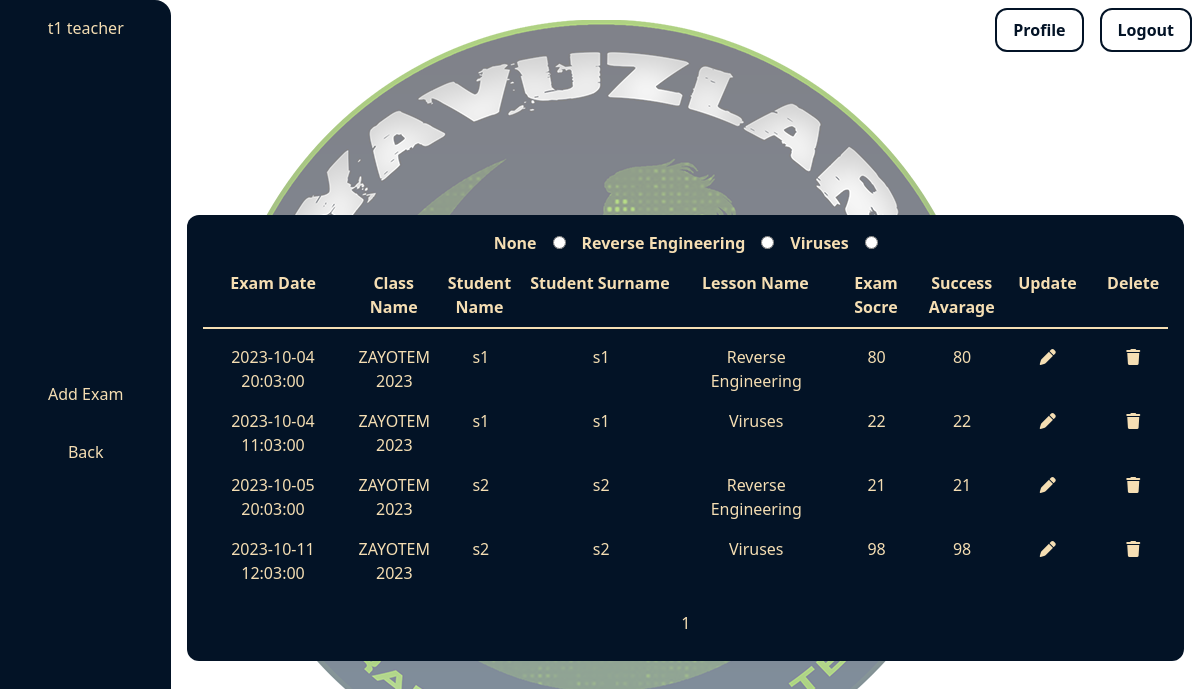
Page /app/global/manageExams.php (signed in) on the committed database.
### tables this page shows
CREATE TABLE `lessons` (
  `id` int NOT NULL AUTO_INCREMENT,
  `teacher_user_id` int DEFAULT NULL,
  `lesson_name` varchar(225) NOT NULL,
  PRIMARY KEY (`id`),
  KEY `users_id_idx` (`teacher_user_id`),
  CONSTRAINT `users_id` FOREIGN KEY (`teacher_user_id`) REFERENCES `users` (`id`) ON DELETE SET NULL ON UPDATE SET NULL
);

CREATE TABLE `exams` (
  `id` int NOT NULL AUTO_INCREMENT,
  `student_id` int DEFAULT NULL,
  `lesson_id` int DEFAULT NULL,
  `class_id` int DEFAULT NULL,
  `exam_score` tinyint NOT NULL,
  `exam_date` timestamp NOT NULL,
  PRIMARY KEY (`id`),
  KEY `exam_student_id_idx` (`student_id`),
  KEY `exam_lesson_id_idx` (`lesson_id`),
  KEY `exam_class_id_idx` (`class_id`),
  CONSTRAINT `exam_class_id` FOREIGN KEY (`class_id`) REFERENCES `classes` (`id`),
  CONSTRAINT `exam_lesson_id` FOREIGN KEY (`lesson_id`) REFERENCES `lessons` (`id`),
  CONSTRAINT `exam_student_id` FOREIGN KEY (`student_id`) REFERENCES `users` (`id`)
);

CREATE TABLE `classes` (
  `id` int NOT NULL AUTO_INCREMENT,
  `class_name` varchar(255) NOT NULL,
  `class_teacher_id` int DEFAULT NULL,
  PRIMARY KEY (`id`),
  KEY `class_teacher_id_idx` (`class_teacher_id`),
  CONSTRAINT `class_teacher_id` FOREIGN KEY (`class_teacher_id`) REFERENCES `users` (`id`) ON DELETE SET NULL ON UPDATE SET NULL
);

CREATE TABLE `users` (
  `id` int NOT NULL AUTO_INCREMENT,
  `name` varchar(225) DEFAULT NULL,
  `surname` varchar(225) DEFAULT NULL,
  `username` varchar(225) NOT NULL,
  `password` text NOT NULL,
  `role` varchar(10) NOT NULL,
  `created_at` timestamp NOT NULL,
  PRIMARY KEY (`id`)
);

### app/dto/dto.php (called while the page is built, shortened)
<?php
require_once("../dto/query.php");
class DTO{
    private $dbType;
    private $connSqlite;
    private $connMysql;
    private $query;
    function __construct($path, $type, $mysql) {
        $this->dbType = $type;
        $this->connMysql = new PDO("mysql:host=dockerize-mysql-1;port=3306;dbname=yavuzlar_obs", "test", "test");
        $this->query = new Query();
    }
    function Select($tableName, $columns, $values){
        $selectQuery = $this->query->CreateQuery("select", $tableName, $columns);
        $dbType = $this->dbType;
        if($dbType == "sqlite"){
            $conn = $this->connSqlite;
        } else if($dbType == "mysql"){
            $conn = $this->connMysql;
        }
        $stmt = $conn->prepare($selectQuery);
        for($i = 0; $i < count($values); $i++){
            $stmt->bindParam($columns[$i], $values[$i]);
        }
        $stmt->execute();
        return $stmt->fetchAll(PDO::FETCH_ASSOC);
    }
}

### app/dto/query.php (called while the page is built, shortened)
<?php
class Query{
    function CreateQuery($type, $tableName, $columns){
        switch($type){
            case "select":
                return $this->selectQuery($tableName, $columns);
        }
    }
    function selectQuery($tableName, $columns){
        $query = "SELECT * FROM $tableName";
        if(count($columns) > 0){
            $query .= " WHERE";
            foreach ($columns as $column) {
                $query .= " $column = :$column AND";
            }
            $query = rtrim($query,"AND");
        }
        return $query;
    }
}

### app/methods/methods.php (called while the page is built, shortened)
<?php
function Pages($arr, $currentPage)
{
    $maxList = 8;
    $length = count($arr);
    $pageCount = ceil($length / $maxList);
    $start = ($currentPage - 1) * $maxList;
    $end = (($currentPage - 1) * $maxList) + $maxList;
    return [$pageCount, $start, $end];
}
?>

### app/methods/averages.php (called while the page is built, shortened)
<?php
    $conn = new PDO("mysql:host=dockerize-mysql-1;port=3306;dbname=yavuzlar_obs", "test", "test");
    $query = "SELECT distinct lessons.id, lessons.lesson_name
    FROM lessons
    INNER JOIN classes ON classes.class_teacher_id = lessons.teacher_user_id
    INNER JOIN classes_students ON classes_students.class_id = classes.id";
    $lessons = $conn->query($query)->fetchAll(PDO::FETCH_ASSOC);
    $studentsQuery = "SELECT id, name FROM users WHERE role = 'student'";
    $students = $conn->query($studentsQuery)->fetchAll(PDO::FETCH_ASSOC);
    $lessonAverage = [];
    foreach($students as $student){
        $studentId = $student['id'];
        foreach($lessons as $lesson){
            $lessonId = $lesson['id'];
            $avarageQuery = "SELECT student_id,
                SUM(exam_score) AS total_exam_score,
                COUNT(*) AS total_exam_count
                FROM exams
                WHERE student_id = $studentId AND lesson_id = $lessonId";
            $result = $conn->query($avarageQuery)->fetch(PDO::FETCH_ASSOC);
            if(isset($result['student_id'])){
                $avarage = $result['total_exam_score'] / $result['total_exam_count'];
                if (isset($lessonAverage[$studentId][$lessonId])) {
                    $lessonAverage[$studentId][$lessonId] = $avarage;
                } else {
                    $lessonAverage[$studentId][$lessonId] = $avarage;
                }
            }
        }
    }

### app/global/manageExams.php (the view, shortened to what this page needs)
<?php
require_once("../methods/averages.php");
require_once("../dto/dto.php");
require_once("../methods/methods.php");
$DTO = new DTO("", "mysql", ["root", "Boran123.", "yavuzlar_obs"]);
?>
<!DOCTYPE html>
<html lang="en">
<head>
    <link rel="stylesheet" href="../dist/output.css">
</head>
<?php
$conn = $DTO->Get();
$filterArr = $DTO->Select("classes", [], []);
$page = isset($_GET['page']) ? $_GET['page'] : 1;
$query = "SELECT exams.id, users.id AS user_id, exams.exam_date, exams.exam_score,classes.id AS class_id ,classes.class_name, users.name, users.surname, lessons.id AS lesson_id, lessons.lesson_name
FROM users
INNER JOIN exams ON exams.student_id = users.id
INNER JOIN classes ON exams.class_id = classes.id
INNER JOIN lessons ON exams.lesson_id = lessons.id
WHERE users.role = 'student'
ORDER BY classes.class_name;";
$data = $conn->query($query)->fetchAll(PDO::FETCH_ASSOC);
list($pageCount, $start, $end) = Pages($data, $page);
if ($_SESSION['role'] == 'teacher') {
    $userId = $_SESSION['userId'];
    $class = $DTO->Select("classes", ["class_teacher_id"], [$userId]);
    $query = "SELECT id, lesson_name AS class_name FROM lessons WHERE teacher_user_id = :userId";
    $stmt = $conn->prepare($query);
    $stmt->bindParam(':userId', $userId, PDO::PARAM_INT);
    $stmt->execute();
    $filterArr = $stmt->fetchAll(PDO::FETCH_ASSOC);
    if (count($class) > 0) {
        $classId = $class[0]['id'];
        $query = "SELECT exams.id, users.id AS user_id, exams.exam_date, exams.exam_score, classes.id AS class_id, classes.class_name, users.name, users.surname, lessons.id AS lesson_id, lessons.lesson_name
        FROM users
        INNER JOIN exams ON exams.student_id = users.id
        INNER JOIN classes ON exams.class_id = classes.id
        INNER JOIN lessons ON exams.lesson_id = lessons.id
        WHERE users.role = 'student' AND classes.id = :classId
        ORDER BY classes.class_name";
        $stmt = $conn->prepare($query);
        $stmt->bindParam(':classId', $classId, PDO::PARAM_INT);
        $stmt->execute();
        $data = $stmt->fetchAll(PDO::FETCH_ASSOC);
        list($pageCount, $start, $end) = Pages($data, $page);
    } else {
        $data = [];
        $pageCount = 1;
    }
}
?>
<body class="bg overflow-hidden">
    <div class="flex h-full">
        <div class="w-2/12">
            <div class="h-full p-4 bg-myDark text-wheat rounded-r-2xl">
                <div class="flex text-center items-center">
                    <div class="flex flex-col w-full">
                        <?= htmlspecialchars($_SESSION['username']); ?>
                        <?= htmlspecialchars($_SESSION['role']); ?>
                    </div>
                </div>
                <div class="flex h-full justify-center">
                    <ul class="flex flex-col items-center justify-center gap-4">
                        <?php
                        if ($_SESSION['role'] == 'admin') {
                        ?>
                            <li class="w-full text-center"><a class="block p-2 border-solid border-b-2 border-transparent hover:border-wheat hover:transition-all hover:duration-100" href="../global/chooseClass.php">Add Exam</a></li>
                            <?php
                        } else {
                            if (count($class) > 0) {
                                $id = $class[0]['id'];
                            ?>
                                <li class="w-full text-center"><a class="block p-2 border-solid border-b-2 border-transparent hover:border-wheat hover:transition-all hover:duration-100" href=<?= "../global/addExam.php?sendedData=$id" ?>>Add Exam</a></li>
                        <?php }
                        } ?>
                        <li class="w-full text-center"><a class="block p-2 border-solid border-b-2 border-transparent hover:border-wheat hover:transition-all hover:duration-100" href="../src/home.php">Back</a></li>
                    </ul>
                </div>
            </div>
        </div>
        <div class="flex flex-col w-full">
            <div class="w-full">
                <?php include_once("../includes/header.php"); ?>
            </div>
            <div class="h-full mt-4">
                <div class="flex flex-col items-center justify-center h-full p-4 text-wheat text-center">
                    <div class="bg-myDark p-4 w-full rounded-xl">
                        <form action="manageExams.php" method="post">
                            <div class="flex gap-4 items-center justify-center">
                                <div class="flex gap-4 items-center justify-center">
                                    <div class="font-bold text-wheat">None</div>
                                    <div><input onclick="AutoSubmit(this)" type="radio" name="filter" value=0></div>
                                </div>
                                <?php
                                foreach ($filterArr as $filterData) {
                                ?>
                                    <div class="flex gap-4 items-center justify-center">
                                        <div class="font-bold text-wheat"><?= htmlspecialchars($filterData['class_name']) ?></div>
                                        <div><input onclick="AutoSubmit(this)" type="radio" name="filter" value=<?= $filterData['id'] ?>></div>
                                    </div>
                                <?php } ?>
                            </div>
                        </form>
                        <div class="flex w-full justify-center gap-4 font-bold pb-2 border-solid border-b-2 border-wheat mt-4">
                            <div class="w-2/12">Exam Date</div>
                            <div class="w-1/12">Class Name</div>
                            <div class="w-1/12">Student Name</div>
                            <div class="w-2/12">Student Surname</div>
                            <div class="w-2/12">Lesson Name</div>
                            <div class="w-1/12">Exam Socre</div>
                            <div class="w-1/12">Success Avarage</div>
                            <div class="w-1/12">Update</div>
                            <div class="w-1/12">Delete</div>
                        </div>
                        <?php
                        for ($i = $start; $i < $end; $i++) {
                            if (!isset($data[$i])) {
                                continue;
                            }
                            $id = $data[$i]['id'];
                            $userId = $data[$i]['user_id'];
                            $lessonId = $data[$i]['lesson_id'];
                            $classId = $data[$i]['class_id'];
                            $examScore = htmlspecialchars($data[$i]["exam_score"]);
                        ?>
                            <div class="flex w-full justify-center gap-4 mt-4">
                                <div class="w-2/12"><?= htmlspecialchars($data[$i]['exam_date']) ?></div>
                                <div class="w-1/12"><?= htmlspecialchars($data[$i]['class_name']) ?></div>
                                <div class="w-1/12"><?= htmlspecialchars($data[$i]['name']) ?></div>
                                <div class="w-2/12"><?= htmlspecialchars($data[$i]["surname"]) ?></div>
                                <div class="w-2/12"><?= htmlspecialchars($data[$i]["lesson_name"]) ?></div>
                                <div class="w-1/12"><?= $examScore == -1 ? "Coming" : $examScore  ?></div>
                                <div class="w-1/12"><?= $examScore == -1 ? "Coming" : $lessonAverage[$userId][$lessonId] ?></div>
                                <div class="w-1/12"><a href="<?= "../global/updateExam.php?examId=$id&studentId=$userId&lessonId=$lessonId&classId=$classId" ?>" class="fa-solid fa-pen hover:text-green-600"></a></div>
                                <div class="w-1/12"><a href=<?= "manageExams.php?delete=$id" ?> class="fa-solid fa-trash hover:text-red-600"></a></div>
                            </div>
                        <?php } ?>
                        <div class="flex gap-4 items-center justify-center">
                            <?php
                            for ($i = 0; $i < $pageCount; $i++) {
                            ?>
                                <a href="<?= "manageExams.php?page=" . ($i + 1) ?>" class="p-2 mt-4 border-solid border-b-2 border-t-2 border-transparent rounded-xl hover:border-wheat"><?= $i + 1 ?></a>
                            <?php } ?>
                        </div>
                    </div>
                </div>
            </div>
        </div>
    </div>
</body>
</html>

### app/includes/header.php
<div class="flex items-center justify-end gap-4 p-2">
    <div>
        <a href="<?= "../global/profile.php" ?>" class="block border-solid border-myDark border-2 font-bold text-myDark rounded-xl pr-4 pl-4 p-2 hover:bg-myDark hover:text-wheat hover:transition-all hover:duration-100">Profile</a>
    </div>
    <div>
        <a href="../src/index.php?logout=true" class="block border-solid border-myDark border-2 font-bold text-myDark rounded-xl pr-4 pl-4 p-2 hover:bg-myDark hover:text-wheat hover:transition-all hover:duration-100">Logout</a>
    </div>
</div>

### rows in the picture
lessons: lesson_name "Reverse Engineering"
lessons: lesson_name "Viruses"
exams: exam_date "2023-10-04 20:03:00", class.class_name "ZAYOTEM 2023", student.name "s1", student.surname "s1", lesson.lesson_name "Reverse Engineering", exam_score "80", student "80"
exams: exam_date "2023-10-04 11:03:00", class.class_name "ZAYOTEM 2023", student.name "s1", student.surname "s1", lesson.lesson_name "Viruses", exam_score "22", student "22"
exams: exam_date "2023-10-05 20:03:00", class.class_name "ZAYOTEM 2023", student.name "s2", student.surname "s2", lesson.lesson_name "Reverse Engineering", exam_score "21", student "21"
exams: exam_date "2023-10-11 12:03:00", class.class_name "ZAYOTEM 2023", student.name "s2", student.surname "s2", lesson.lesson_name "Viruses", exam_score "98", student "98"

### other values in the picture
$_SESSION['username'] "t1"
$_SESSION['role'] "teacher"
